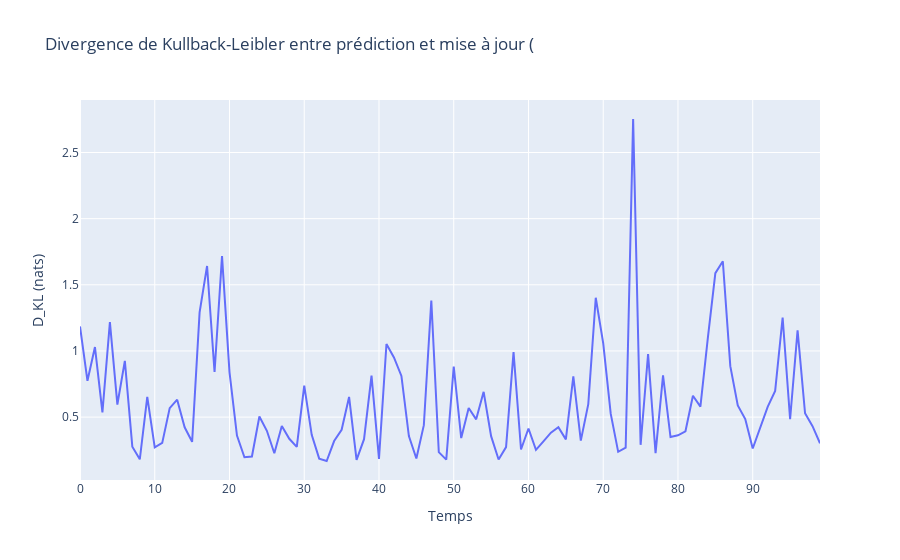

Notebook source saved alongside this figure:
### Code cell
import numpy as np
import plotly.graph_objects as go

# === Paramètres ===
Te = 1.0
T = 100  # nombre de pas de temps

# Matrice de transition (état : x, y, vx, vy)
F = np.array([
    [1, 0, Te,  0],
    [0, 1,  0, Te],
    [0, 0,  1,  0],
    [0, 0,  0,  1]
])

# Matrice d'observation (on observe x, y)
H = np.array([
    [1, 0, 0, 0],
    [0, 1, 0, 0]
])

# Covariances
Q =  np.eye(4)  # bruit de processus
R = 30 * np.eye(2)  # bruit de mesure

# État initial
x_true = np.array([0, 0, 1, 1])
x_est = np.array([0, 0, 0, 0])
P = 100 * np.eye(4)  # forte incertitude initiale

kl_hist = []

# === Fonction de divergence KL entre 2 lois normales multivariées ===
def kl_divergence_gaussians(mu0, P0, mu1, P1):
    n = mu0.shape[0]
    inv_P1 = np.linalg.inv(P1)
    delta = mu1 - mu0
    term1 = np.trace(inv_P1 @ P0)
    term2 = delta.T @ inv_P1 @ delta
    sign0, logdet0 = np.linalg.slogdet(P0)
    sign1, logdet1 = np.linalg.slogdet(P1)
    if sign0 <= 0 or sign1 <= 0:
        return np.nan
    term3 = logdet1 - logdet0
    return 0.5 * (term1 + term2 - n + term3)

# === Boucle de filtrage Kalman ===
for _ in range(T):
    # Mouvement réel
    w = np.random.multivariate_normal(np.zeros(4), Q)
    x_true = F @ x_true + w

    # Observation
    v = np.random.multivariate_normal(np.zeros(2), R)
    z = H @ x_true + v

    # Prédiction
    x_pred = F @ x_est
    P_pred = F @ P @ F.T + Q

    # Mise à jour
    y = z - H @ x_pred
    S = H @ P_pred @ H.T + R
    K = P_pred @ H.T @ np.linalg.inv(S)
    x_est = x_pred + K @ y
    P = (np.eye(4) - K @ H) @ P_pred

    # KL divergence entre postérieur et prédiction
    kl = kl_divergence_gaussians(x_est, P, x_pred, P_pred)
    kl_hist.append(kl)

# === Affichage Plotly ===
fig_kl = go.Figure()
fig_kl.add_trace(go.Scatter(
    x=list(range(T)),
    y=kl_hist,
    mode='lines',
    name='KL Divergence'
))
fig_kl.update_layout(
    title="Divergence de Kullback-Leibler entre prédiction et mise à jour (",
    xaxis_title="Temps",
    yaxis_title="D_KL (nats)",
   
)
fig_kl.show()

### Figure 1 — Plotly figure (JSON) as saved in the notebook; plotly's stock layout.template omitted (floating-point values rounded to 4 significant figures)
{"data": [{"mode": "lines", "name": "KL Divergence", "type": "scatter", "x": [0, 1, 2, 3, 4, 5, 6, 7, 8, 9, 10, 11, 12, 13, 14, 15, 16, 17, 18, 19, 20, 21, 22, 23, 24, 25, 26, 27, 28, 29, 30, 31, 32, 33, 34, 35, 36, 37, 38, 39, 40, 41, 42, 43, 44, 45, 46, 47, 48, 49, 50, 51, 52, 53, 54, 55, 56, 57, 58, 59, 60, 61, 62, 63, 64, 65, 66, 67, 68, 69, 70, 71, 72, 73, 74, 75, 76, 77, 78, 79, 80, 81, 82, 83, 84, 85, 86, 87, 88, 89, 90, 91, 92, 93, 94, 95, 96, 97, 98, 99], "y": [1.185, 0.7742, 1.03, 0.5354, 1.218, 0.5951, 0.9245, 0.2765, 0.1812, 0.6535, 0.271, 0.3049, 0.5681, 0.6319, 0.4231, 0.3132, 1.292, 1.642, 0.8414, 1.717, 0.8405, 0.3605, 0.1965, 0.2025, 0.5046, 0.3967, 0.2272, 0.4335, 0.3361, 0.2748, 0.7378, 0.3665, 0.1863, 0.1683, 0.3192, 0.4038, 0.6522, 0.1764, 0.3335, 0.8141, 0.1835, 1.052, 0.9513, 0.8111, 0.3571, 0.1871, 0.4394, 1.381, 0.2352, 0.1786, 0.8824, 0.3414, 0.5692, 0.4831, 0.6909, 0.3562, 0.1798, 0.2731, 0.991, 0.255, 0.4138, 0.2524, 0.3168, 0.3826, 0.4232, 0.3319, 0.8076, 0.3221, 0.5984, 1.402, 1.057, 0.5259, 0.2377, 0.2685, 2.753, 0.2907, 0.977, 0.2274, 0.8156, 0.3492, 0.3628, 0.3926, 0.6614, 0.5794, 1.101, 1.588, 1.678, 0.8853, 0.5876, 0.4849, 0.2625, 0.427, 0.5771, 0.6978, 1.253, 0.4836, 1.155, 0.5293, 0.4318, 0.3024]}], "layout": {"title": {"text": "Divergence de Kullback-Leibler entre prédiction et mise à jour ("}, "xaxis": {"title": {"text": "Temps"}}, "yaxis": {"title": {"text": "D_KL (nats)"}}}}
